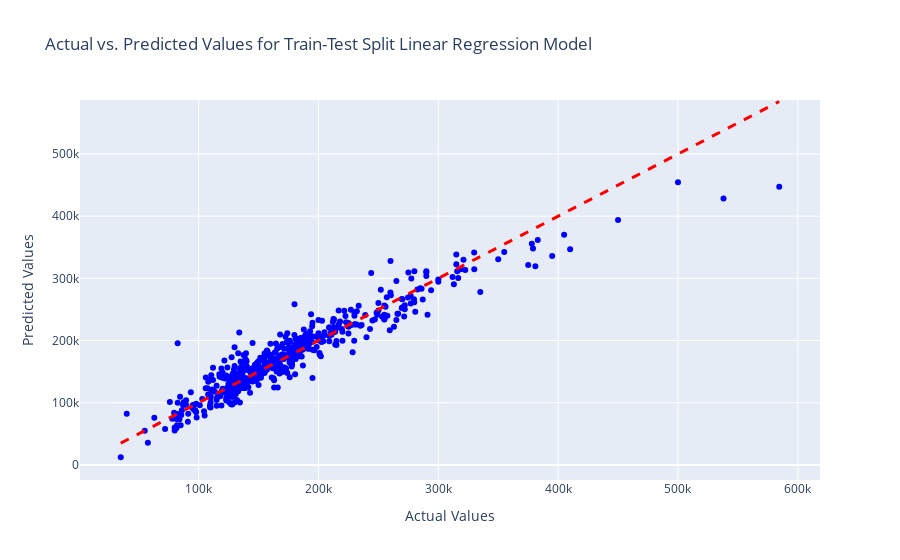
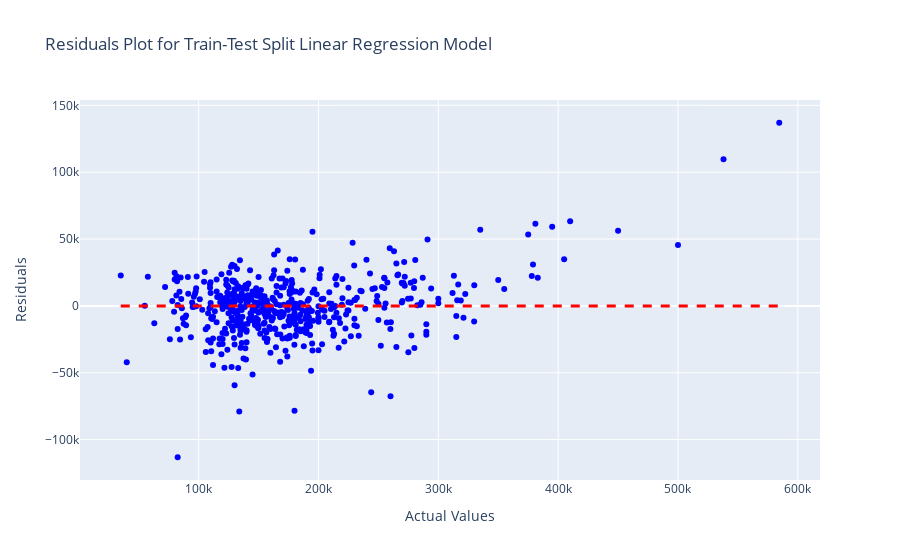

Notebook code cell kept with these figures, in order:
### Markdown cell above
I was originally using the full dataset to train my model and test it on the same data. We will now look at how the results are from splitting the data.

### Code cell
X_train, X_test, y_train, y_test = train_test_split(X, y, test_size=0.2, random_state=42)

# Initialize the linear regression model
model = LinearRegression()

# Train the model on the training data
model.fit(X_train, y_train)

# Make predictions on the test set
predictions = model.predict(X_test)

# Rsquared value
print("R Squared on the test set:", r2_score(y_test, predictions))


# Mean Squared Error (MSE) on the test set
mse = mean_squared_error(y_test, predictions)
print("Mean Squared Error (MSE) on the test set:", mse)

# Root Mean Squared Error (RMSE) on the test set
rmse = mean_squared_error(y_test, predictions, squared=False)
print("Root Mean Squared Error (RMSE) on the test set:", rmse)


# Create a scatter plot with Plotly
fig = go.Figure()

# Add a scatter plot for actual vs. predicted values on the test set
fig.add_trace(go.Scatter(x=y_test, y=predictions, mode='markers', marker=dict(color='blue'), 
                         name='Actual vs. Predicted'))
# Add a diagonal line for perfect predictions
fig.add_shape(type="line", x0=min(y_test), x1=max(y_test), y0=min(y_test), y1=max(y_test),
              line=dict(color="red", width=3, dash='dash'),
              name="Perfect Predictions")

# Update layout and axis labels
fig.update_layout(title="Actual vs. Predicted Values for Train-Test Split Linear Regression Model",
                  xaxis_title="Actual Values",
                  yaxis_title="Predicted Values")

# Show the plot
fig.show()

# Plotting residuals
residuals = y_test - predictions
fig2 = go.Figure()

# Add a scatter plot for actual values and residuals on the test set
fig2.add_trace(go.Scatter(x=y_test, y=residuals, mode='markers', marker=dict(color='blue'), 
                         name='Residuals'))

# Add a horizontal line at y=0 for reference
fig2.add_shape(type="line", x0=min(y_test), x1=max(y_test), y0=0, y1=0,
              line=dict(color="red", width=3, dash='dash'),
              name="Zero Residuals Line")

fig2.update_layout(title="Residuals Plot for Train-Test Split Linear Regression Model",
                  xaxis_title="Actual Values",
                  yaxis_title="Residuals")

fig2.show()

print('\n')

### Figure 1 — Plotly figure (JSON) as saved in the notebook; plotly's stock layout.template omitted (floating-point values rounded to 4 significant figures; data arrays with more than 128 entries replaced by an {"elided": "..."} marker saying what was removed)
{"data": [{"marker": {"color": "blue"}, "mode": "markers", "name": "Actual vs. Predicted", "type": "scatter", "x": {"elided": "515 int values"}, "y": {"elided": "515 float values"}}], "layout": {"autosize": true, "shapes": [{"line": {"color": "red", "dash": "dash", "width": 3}, "name": "Perfect Predictions", "type": "line", "x0": 35000, "x1": 584500, "y0": 35000, "y1": 584500}], "title": {"text": "Actual vs. Predicted Values for Train-Test Split Linear Regression Model"}, "xaxis": {"autorange": true, "range": [1171.0, 618300.0], "title": {"text": "Actual Values"}, "type": "linear"}, "yaxis": {"autorange": true, "range": [-31720.0, 589700.0], "title": {"text": "Predicted Values"}, "type": "linear"}}}

### Figure 2 — Plotly figure (JSON) as saved in the notebook; plotly's stock layout.template omitted (floating-point values rounded to 4 significant figures; data arrays with more than 128 entries replaced by an {"elided": "..."} marker saying what was removed)
{"data": [{"marker": {"color": "blue"}, "mode": "markers", "name": "Residuals", "type": "scatter", "x": {"elided": "515 int values"}, "y": {"elided": "515 float values"}}], "layout": {"autosize": true, "shapes": [{"line": {"color": "red", "dash": "dash", "width": 3}, "name": "Zero Residuals Line", "type": "line", "x0": 35000, "x1": 584500, "y0": 0, "y1": 0}], "title": {"text": "Residuals Plot for Train-Test Split Linear Regression Model"}, "xaxis": {"autorange": true, "range": [1171.0, 618300.0], "title": {"text": "Actual Values"}, "type": "linear"}, "yaxis": {"autorange": true, "range": [-133800.0, 157600.0], "title": {"text": "Residuals"}, "type": "linear"}}}
